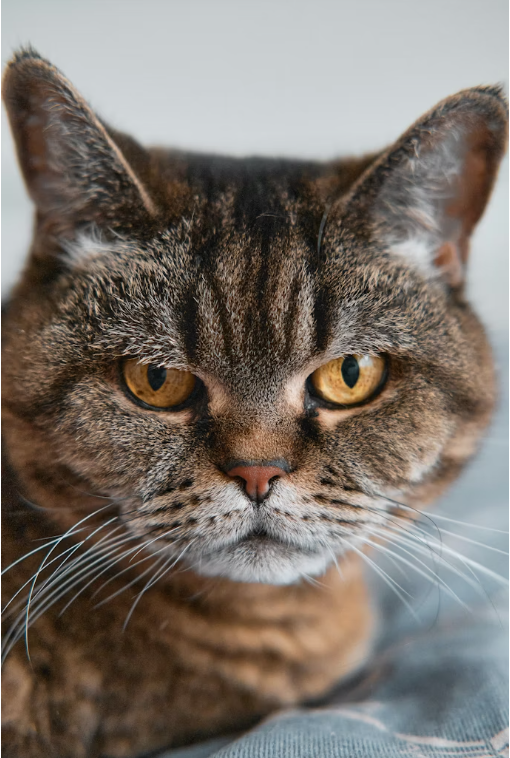
#> input picture Frequency Domain Processing/cat.png, 510 x 758 px
$ jupyter execute fft2D.ipynb
#> lines starting #> are read from the running program, lines starting #| are printed output that depends on the picture
## 1. 2D FFT Theory

The 2D discrete Fourier transform extends the 1D transform to images. For an image $f(x,y)$ of size $M \times N$, the transform is

$$F(u,v) = \sum_{x=0}^{M-1}\sum_{y=0}^{N-1} f(x,y)e^{-j2\pi(ux/M + vy/N)}$$

This separates the image into its spatial frequency components, which are useful for filtering and compression tasks.

[cell 1]
import numpy as np
import cv2
import matplotlib.pyplot as plt

[cell 2]
img = cv2.imread('cat.png', 0)
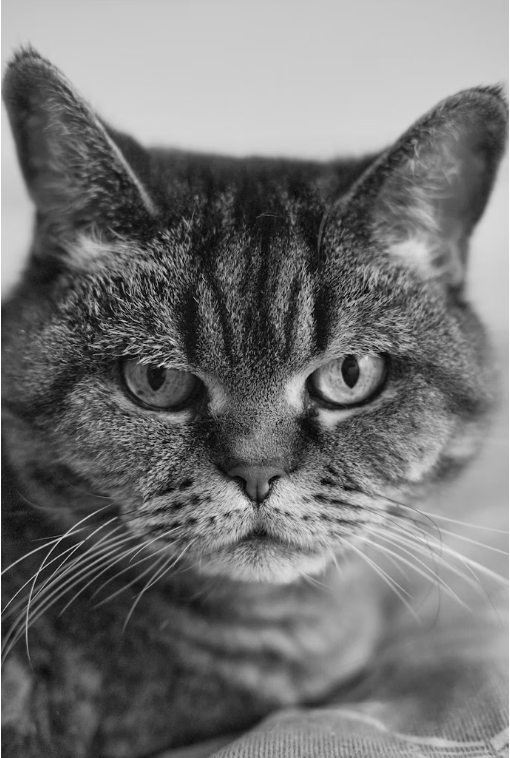
#> img: shape (758, 510); min 1, max 255, mean 115.9

[cell 3]
f = np.fft.fft2(img)

[cell 4]
# compute the magnitude spectrum
magnitude_spectrum = np.abs(f)

[cell 5]
plt.figure(figsize=(12, 6))
plt.subplot(1, 2, 1)
plt.title('Original Image')
plt.imshow(img, cmap='gray')
plt.axis('off')

plt.subplot(1, 2, 2)
plt.title('Magnitude Spectrum')
plt.imshow(np.log(1 + magnitude_spectrum), cmap='gray')
plt.axis('off')
plt.show()
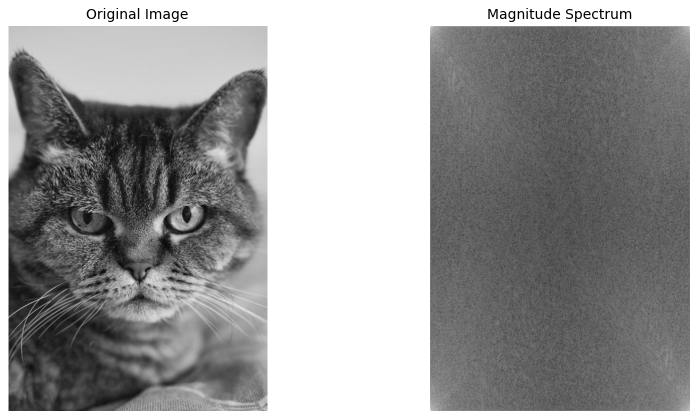
#> figure drawn by matplotlib, 2 panels

[cell 6]
# Filter the image in the frequency domain
# create a low-pass filter
rows, cols = img.shape
#> rows = 758; cols = 510
crow, ccol = rows // 2, cols // 2
#> crow = 379; ccol = 255
D0 = 30  # cutoff frequency
u, v = np.meshgrid(np.arange(cols), np.arange(rows))
D = np.sqrt((u - ccol)**2 + (v - crow)**2)
H = (D <= D0).astype(int)

[cell 7]
# plot after filtering
fft_filtered = np.fft.fftshift(f) * H
magnitude_spectrum_filtered = 20 * np.log(np.abs(fft_filtered))
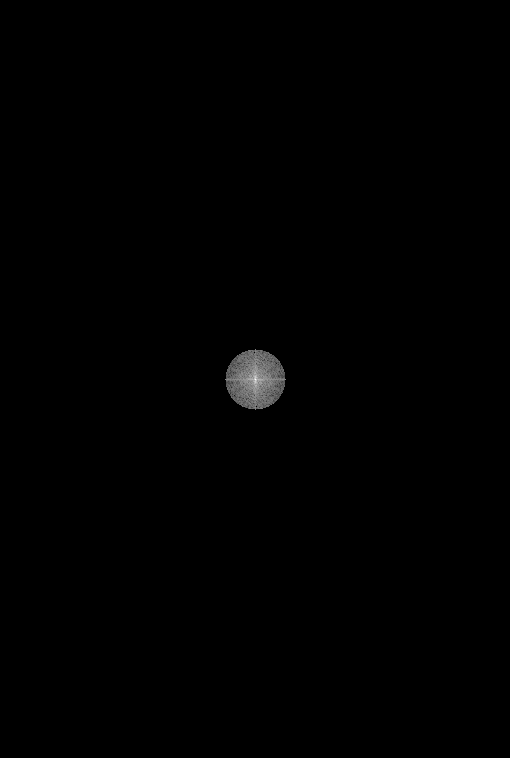
#> magnitude_spectrum_filtered: shape (758, 510) float64; 99.27% of the values are NaN or infinite; the others: min 135.2, max 352.4, mean 232; drawn with min black, max white, NaN and infinite black
plt.title('Magnitude Spectrum after Filtering')
plt.imshow(magnitude_spectrum_filtered, cmap='gray')
plt.axis('off')
plt.show()

[cell 8]
# high pass filter
H_high = (D > D0).astype(int)
# plot after high pass filtering
fft_filtered_high = np.fft.fftshift(f) * H_high
magnitude_spectrum_filtered_high = 20 * np.log(np.abs(fft_filtered_high))
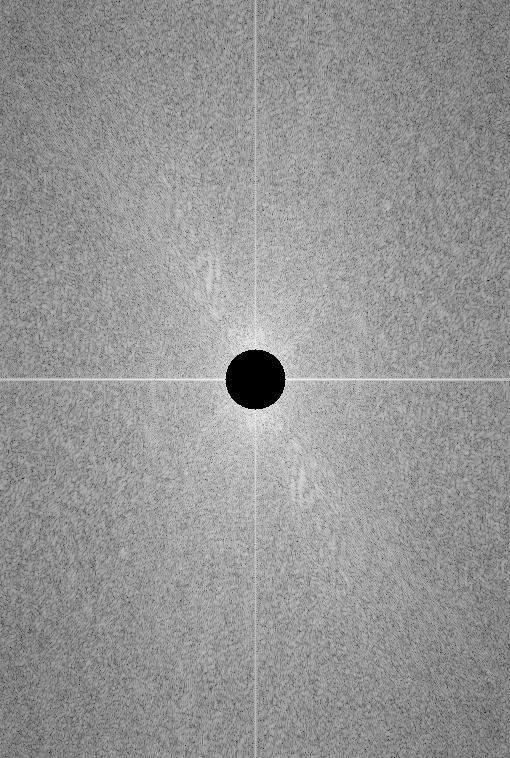
#> magnitude_spectrum_filtered_high: shape (758, 510) float64; 0.73% of the values are NaN or infinite; the others: min 46.09, max 254.9, mean 169.5; drawn with min black, max white, NaN and infinite black
plt.title('Magnitude Spectrum after High Pass Filtering')
plt.imshow(magnitude_spectrum_filtered_high, cmap='gray')
plt.axis('off')
plt.show()
